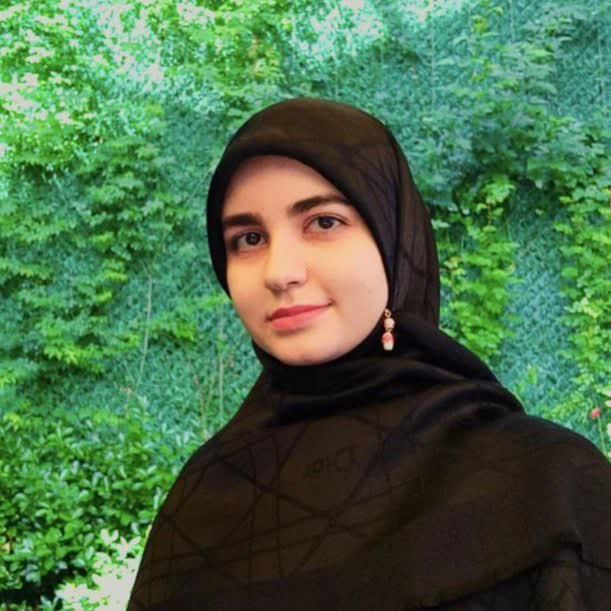
#> input picture images/H-Mehr.jpg, 611 x 611 px, found by its file name; its folder holds 2 pictures in this run
$ jupyter execute --allow-errors image-clustering_HC.ipynb   (shell and % lines are left out)
#> lines starting #> are read from the running program, lines starting #| are printed output that depends on the picture
%%HTML
<script src="require.js"></script>

# Clustering images by hierarchical clustering

**Mahmood Amintoosi, Fall 2025**

Computer Science Dept, Ferdowsi University of Mashhad

[cell 1]
# Auto-setup when running on Google Colab
import os
if 'google.colab' in str(get_ipython()) and not os.path.exists('/content/mfds'):
    !git clone https://github.com/fum-cs/mfds.git
    %cd mfds/notebooks

[cell 2]
# وارد کردن کتابخانه های مورد نیاز
import os
import numpy as np
from PIL import Image
from sklearn.cluster import KMeans
import matplotlib.pyplot as plt
from skimage.color import rgb2hsv
from skimage.color import rgb2lab
from sklearn.cluster import AgglomerativeClustering
from scipy.cluster.hierarchy import dendrogram, linkage

# تعریف پوشه ای که تصاویر jpg در آن قرار دارند
folder = "images"

# خواندن تصاویر و تبدیل آنها به آرایه های NumPy
images = []
for filename in os.listdir(folder):
    if filename.endswith(".jpg"):
        img = Image.open(os.path.join(folder, filename))
#> img is the input picture: PIL image 611x611 RGB; mean R, G, B 73, 108.2, 72.8
        img = np.array(img)
        images.append(img)

# تعداد تصاویر
n = len(images)
#> n = 2

# محاسبه میانگین شدت رنگ پیکسلهای هر تصویر
means = []
for img in images:
    # img = rgb2hsv(img)
    img = rgb2lab(img)
    mean = np.mean(img, axis=(0, 1)) # میانگین بر اساس محورهای ارتفاع و عرض
    means.append(mean)
#> this loop made 2 passes
#> mean on passes 1 to 2: [41.51, -17.55, 16.02], [56.32, 1.21, 10.43]
#> after the loop, means = [[41.51, -17.55, 16.02], [56.32, 1.21, 10.43]]

# تبدیل لیست میانگینها به آرایه NumPy
means = np.array(means)

# خوشهبندی بردارهای میانگین با الگوریتم k-means
k = 3 # تعداد خوشه ها
# kmeans = KMeans(n_clusters=k, random_state=42)
# kmeans.fit(means)
# labels = kmeans.labels_ # برچسب خوشه ها
clustering = AgglomerativeClustering(linkage='ward', n_clusters=k)
#> (the rest of this cell did not finish here and is left out)

#> (a cell that did not finish here is left out)

[cell 4]
linkage_matrix = linkage(means, method='ward')  # Create linkage matrix
#> linkage_matrix = [[0, 1, 24.54, 2]]
linkage_matrix
#> Out = [[0, 1, 24.54, 2]]

[cell 5]
from scipy.cluster.hierarchy import leaves_list

linkage_matrix = linkage(means, method='ward')  # Create linkage matrix
leaf_order = leaves_list(linkage_matrix)
#> leaf_order = [0, 1]
leaf_order
#> Out = [0, 1]

[cell 6]
plt.figure(figsize=(7, 3))
dendrogram(linkage_matrix, labels=range(len(means)))
plt.show()
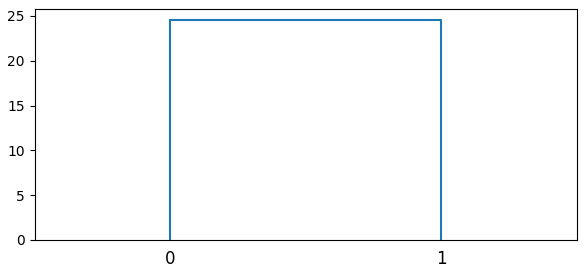
#> figure drawn by matplotlib, 1 panel
for j in range(n):
    # ایجاد یک زیر شکل برای هر تصویر
    plt.subplot(1, n, j + 1)
    # حذف محورها
    plt.axis("off")
    # نمایش تصویر
    plt.imshow(images[leaf_order[j]])

plt.tight_layout()
plt.show()
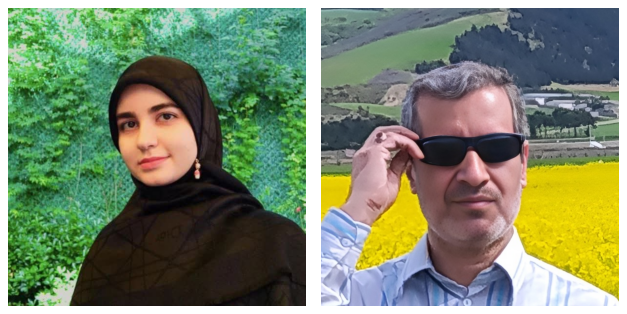
#> figure drawn by matplotlib, 2 panels
